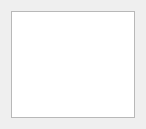
<?xml version="1.0" encoding="UTF-8"?>
<ui version="4.0">
 <class>DisassemblerViewer</class>
 <widget class="FileViewerInterface" name="DisassemblerViewer">
  <property name="geometry">
   <rect>
    <x>0</x>
    <y>0</y>
    <width>146</width>
    <height>129</height>
   </rect>
  </property>
  <property name="windowTitle">
   <string>Form</string>
  </property>
  <layout class="QGridLayout" name="gridLayout">
   <item row="0" column="0">
    <widget class="FlowLineTextBrowser" name="textArea">
     <property name="acceptRichText">
      <bool>false</bool>
     </property>
    </widget>
   </item>
  </layout>
 </widget>
 <customwidgets>
  <customwidget>
   <class>FileViewerInterface</class>
   <extends>QWidget</extends>
   <header>viewerbase.h</header>
   <container>1</container>
  </customwidget>
  <customwidget>
   <class>FlowLineTextBrowser</class>
   <extends>QTextBrowser</extends>
   <header>FlowLineTextBrowser.h</header>
  </customwidget>
 </customwidgets>
 <resources/>
 <connections/>
</ui>
